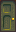

The image is a tile-based game level rendered from a .tmx file. Its description and complete source (layers, tilesets, objects, tile grids) follow:
An orthogonal 1x2 tile map with 16x16 px tiles, 5 tile layers (Back, Buildings, Front, Paths, ...), 3 tilesets and 1 object (TileData).

<map version="1.5" tiledversion="1.5.0" orientation="orthogonal" renderorder="right-down" compressionlevel="0" width="1" height="2" tilewidth="16" tileheight="16" infinite="0" nextlayerid="11" nextobjectid="8">
 <properties>
  <property name="DayTiles" value="Front 5 1 256 Front 5 2 288" />
  <property name="NightTiles" value="Front 5 1 1253 Front 5 2 1285" />
 </properties>
 <tileset firstgid="1" name="p" tilewidth="16" tileheight="16" tilecount="36" columns="4">
  <image source="paths.png" width="64" height="144" />
 </tileset>
 <tileset firstgid="37" name="untitled tile sheet" tilewidth="16" tileheight="16" tilecount="2176" columns="32">
  <image source="townInterior.png" width="512" height="1088" />
 </tileset>
 <tileset firstgid="2213" name="z_townInterior_2" tilewidth="16" tileheight="16" tilecount="128" columns="32">
  <image source="townInterior_2.png" width="512" height="64" />
 </tileset>
 <layer id="1" name="Back" width="1" height="2">
  <data encoding="csv">
0,
0
</data>
 </layer>
 <objectgroup id="5" name="Back" />
 <layer id="2" name="Buildings" width="1" height="2">
  <data encoding="csv">
2255,
2287
</data>
 </layer>
 <objectgroup id="6" name="Buildings">
  <object id="7" name="TileData" x="0" y="16" width="16" height="16">
   <properties>
    <property name="Action" value="LockedDoorWarp 7 10 Custom_FDO_AndrewRoom 600 2600" />
   </properties>
  </object>
 </objectgroup>
 <layer id="3" name="Front" width="1" height="2">
  <data encoding="csv">
0,
0
</data>
 </layer>
 <objectgroup id="7" name="Front" />
 <layer id="4" name="Paths" width="1" height="2">
  <data encoding="csv">
0,
0
</data>
 </layer>
 <objectgroup id="8" name="Paths" />
 <layer id="9" name="AlwaysFront" width="1" height="2">
  <data encoding="csv">
0,
0
</data>
 </layer>
 <objectgroup id="10" name="AlwaysFront" />
</map>
